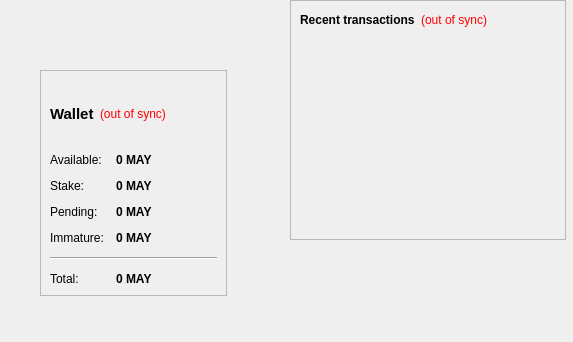
<?xml version="1.0" encoding="UTF-8"?>
<ui version="4.0">
 <class>OverviewPage</class>
 <widget class="QWidget" name="OverviewPage">
  <property name="geometry">
   <rect>
    <x>0</x>
    <y>0</y>
    <width>573</width>
    <height>342</height>
   </rect>
  </property>
  <property name="windowTitle">
   <string>Form</string>
  </property>
  <property name="styleSheet">
   <string notr="true">QListView { background: transparent; }</string>
  </property>
  <widget class="QWidget" name="layoutWidget">
   <property name="geometry">
    <rect>
     <x>40</x>
     <y>70</y>
     <width>187</width>
     <height>226</height>
    </rect>
   </property>
   <layout class="QVBoxLayout" name="verticalLayout_2">
    <item>
     <widget class="QFrame" name="frame">
      <property name="styleSheet">
       <string notr="true">QListView { background: transparent; }</string>
      </property>
      <property name="frameShape">
       <enum>QFrame::StyledPanel</enum>
      </property>
      <property name="frameShadow">
       <enum>QFrame::Raised</enum>
      </property>
      <layout class="QVBoxLayout" name="verticalLayout_4">
       <item>
        <layout class="QHBoxLayout" name="horizontalLayout_4">
         <item>
          <widget class="QLabel" name="label_5">
           <property name="font">
            <font>
             <pointsize>11</pointsize>
             <weight>75</weight>
             <bold>true</bold>
            </font>
           </property>
           <property name="text">
            <string>Wallet</string>
           </property>
          </widget>
         </item>
         <item>
          <widget class="QLabel" name="labelWalletStatus">
           <property name="toolTip">
            <string>The displayed information may be out of date. Your wallet automatically synchronizes with the TheresaMay network after a connection is established, but this process has not completed yet.</string>
           </property>
           <property name="styleSheet">
            <string notr="true">QLabel { color: red; }</string>
           </property>
           <property name="text">
            <string notr="true">(out of sync)</string>
           </property>
           <property name="alignment">
            <set>Qt::AlignLeading|Qt::AlignLeft|Qt::AlignVCenter</set>
           </property>
          </widget>
         </item>
         <item>
          <spacer name="horizontalSpacer_2">
           <property name="orientation">
            <enum>Qt::Horizontal</enum>
           </property>
           <property name="sizeHint" stdset="0">
            <size>
             <width>40</width>
             <height>20</height>
            </size>
           </property>
          </spacer>
         </item>
        </layout>
       </item>
       <item>
        <layout class="QFormLayout" name="formLayout_2">
         <property name="fieldGrowthPolicy">
          <enum>QFormLayout::AllNonFixedFieldsGrow</enum>
         </property>
         <property name="horizontalSpacing">
          <number>12</number>
         </property>
         <property name="verticalSpacing">
          <number>12</number>
         </property>
         <item row="0" column="0">
          <widget class="QLabel" name="label">
           <property name="text">
            <string>Available:</string>
           </property>
          </widget>
         </item>
         <item row="0" column="1">
          <widget class="QLabel" name="labelBalance">
           <property name="font">
            <font>
             <weight>75</weight>
             <bold>true</bold>
            </font>
           </property>
           <property name="cursor">
            <cursorShape>IBeamCursor</cursorShape>
           </property>
           <property name="toolTip">
            <string>Your current spendable balance</string>
           </property>
           <property name="text">
            <string notr="true">0 MAY</string>
           </property>
           <property name="textInteractionFlags">
            <set>Qt::LinksAccessibleByMouse|Qt::TextSelectableByKeyboard|Qt::TextSelectableByMouse</set>
           </property>
          </widget>
         </item>
         <item row="1" column="0">
          <widget class="QLabel" name="label_6">
           <property name="text">
            <string>Stake:</string>
           </property>
          </widget>
         </item>
         <item row="1" column="1">
          <widget class="QLabel" name="labelStake">
           <property name="font">
            <font>
             <weight>75</weight>
             <bold>true</bold>
            </font>
           </property>
           <property name="cursor">
            <cursorShape>IBeamCursor</cursorShape>
           </property>
           <property name="toolTip">
            <string>Total of coins that was staked, and do not yet count toward the current balance</string>
           </property>
           <property name="text">
            <string notr="true">0 MAY</string>
           </property>
           <property name="textInteractionFlags">
            <set>Qt::LinksAccessibleByMouse|Qt::TextSelectableByKeyboard|Qt::TextSelectableByMouse</set>
           </property>
          </widget>
         </item>
         <item row="2" column="0">
          <widget class="QLabel" name="label_3">
           <property name="text">
            <string>Pending:</string>
           </property>
          </widget>
         </item>
         <item row="3" column="0">
          <widget class="QLabel" name="labelImmatureText">
           <property name="text">
            <string>Immature:</string>
           </property>
          </widget>
         </item>
         <item row="3" column="1">
          <widget class="QLabel" name="labelImmature">
           <property name="font">
            <font>
             <weight>75</weight>
             <bold>true</bold>
            </font>
           </property>
           <property name="toolTip">
            <string>Mined balance that has not yet matured</string>
           </property>
           <property name="text">
            <string notr="true">0 MAY</string>
           </property>
           <property name="textInteractionFlags">
            <set>Qt::LinksAccessibleByMouse|Qt::TextSelectableByKeyboard|Qt::TextSelectableByMouse</set>
           </property>
          </widget>
         </item>
         <item row="4" column="0" colspan="2">
          <widget class="Line" name="line">
           <property name="orientation">
            <enum>Qt::Horizontal</enum>
           </property>
          </widget>
         </item>
         <item row="5" column="0">
          <widget class="QLabel" name="labelTotalText">
           <property name="text">
            <string>Total:</string>
           </property>
          </widget>
         </item>
         <item row="5" column="1">
          <widget class="QLabel" name="labelTotal">
           <property name="font">
            <font>
             <weight>75</weight>
             <bold>true</bold>
            </font>
           </property>
           <property name="cursor">
            <cursorShape>IBeamCursor</cursorShape>
           </property>
           <property name="toolTip">
            <string>Your current total balance</string>
           </property>
           <property name="text">
            <string notr="true">0 MAY</string>
           </property>
           <property name="textInteractionFlags">
            <set>Qt::LinksAccessibleByMouse|Qt::TextSelectableByKeyboard|Qt::TextSelectableByMouse</set>
           </property>
          </widget>
         </item>
         <item row="2" column="1">
          <widget class="QLabel" name="labelUnconfirmed">
           <property name="font">
            <font>
             <weight>75</weight>
             <bold>true</bold>
            </font>
           </property>
           <property name="cursor">
            <cursorShape>IBeamCursor</cursorShape>
           </property>
           <property name="toolTip">
            <string>Total of transactions that have yet to be confirmed, and do not yet count toward the current balance</string>
           </property>
           <property name="text">
            <string notr="true">0 MAY</string>
           </property>
           <property name="textInteractionFlags">
            <set>Qt::LinksAccessibleByMouse|Qt::TextSelectableByKeyboard|Qt::TextSelectableByMouse</set>
           </property>
          </widget>
         </item>
        </layout>
       </item>
      </layout>
     </widget>
    </item>
   </layout>
  </widget>
  <widget class="QFrame" name="frame_2">
   <property name="geometry">
    <rect>
     <x>290</x>
     <y>0</y>
     <width>276</width>
     <height>240</height>
    </rect>
   </property>
   <property name="frameShape">
    <enum>QFrame::StyledPanel</enum>
   </property>
   <property name="frameShadow">
    <enum>QFrame::Raised</enum>
   </property>
   <layout class="QVBoxLayout" name="verticalLayout">
    <item>
     <layout class="QHBoxLayout" name="horizontalLayout_2">
      <item>
       <widget class="QLabel" name="label_4">
        <property name="text">
         <string>&lt;b&gt;Recent transactions&lt;/b&gt;</string>
        </property>
       </widget>
      </item>
      <item>
       <widget class="QLabel" name="labelTransactionsStatus">
        <property name="toolTip">
         <string>The displayed information may be out of date. Your wallet automatically synchronizes with the TheresaMay network after a connection is established, but this process has not completed yet.</string>
        </property>
        <property name="styleSheet">
         <string notr="true">QLabel { color: red; }</string>
        </property>
        <property name="text">
         <string notr="true">(out of sync)</string>
        </property>
        <property name="alignment">
         <set>Qt::AlignRight|Qt::AlignTrailing|Qt::AlignVCenter</set>
        </property>
       </widget>
      </item>
      <item>
       <spacer name="horizontalSpacer">
        <property name="orientation">
         <enum>Qt::Horizontal</enum>
        </property>
        <property name="sizeHint" stdset="0">
         <size>
          <width>40</width>
          <height>20</height>
         </size>
        </property>
       </spacer>
      </item>
     </layout>
    </item>
    <item>
     <layout class="QVBoxLayout" name="verticalLayout_3">
      <item>
       <spacer name="verticalSpacer_2">
        <property name="orientation">
         <enum>Qt::Vertical</enum>
        </property>
        <property name="sizeHint" stdset="0">
         <size>
          <width>20</width>
          <height>40</height>
         </size>
        </property>
       </spacer>
      </item>
     </layout>
    </item>
    <item>
     <widget class="QListView" name="listTransactions">
      <property name="styleSheet">
       <string notr="true">QListView { background: transparent; }</string>
      </property>
      <property name="frameShape">
       <enum>QFrame::NoFrame</enum>
      </property>
      <property name="verticalScrollBarPolicy">
       <enum>Qt::ScrollBarAlwaysOff</enum>
      </property>
      <property name="horizontalScrollBarPolicy">
       <enum>Qt::ScrollBarAlwaysOff</enum>
      </property>
      <property name="selectionMode">
       <enum>QAbstractItemView::NoSelection</enum>
      </property>
     </widget>
    </item>
   </layout>
  </widget>
 </widget>
 <resources/>
 <connections/>
</ui>
